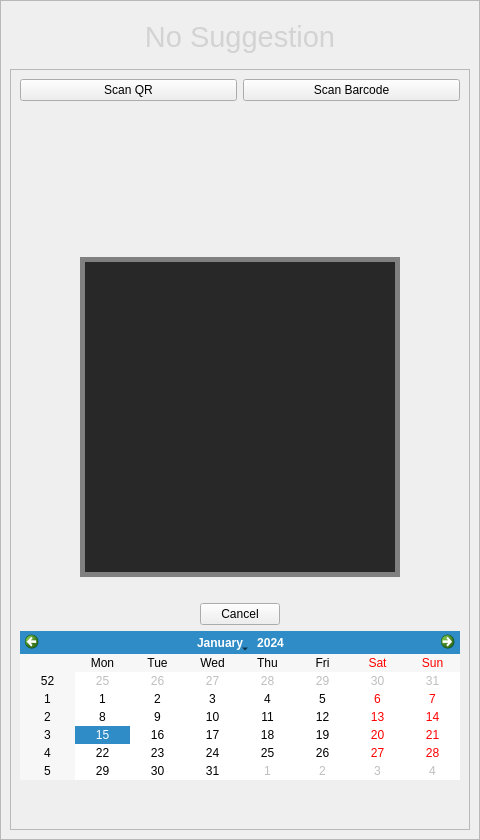
<?xml version="1.0" encoding="UTF-8"?>
<ui version="4.0">
 <class>AssistantWindow</class>
 <widget class="QMainWindow" name="AssistantWindow">
  <property name="geometry">
   <rect>
    <x>0</x>
    <y>0</y>
    <width>480</width>
    <height>840</height>
   </rect>
  </property>
  <property name="windowTitle">
   <string>Assistant</string>
  </property>
  <widget class="QWidget" name="centralwidget">
   <layout class="QVBoxLayout" name="verticalLayout">
    <property name="leftMargin">
     <number>0</number>
    </property>
    <property name="topMargin">
     <number>0</number>
    </property>
    <property name="rightMargin">
     <number>0</number>
    </property>
    <property name="bottomMargin">
     <number>0</number>
    </property>
    <item>
     <widget class="QScrollArea" name="scrollArea">
      <property name="widgetResizable">
       <bool>true</bool>
      </property>
      <widget class="QWidget" name="scrollAreaWidgetContents">
       <property name="geometry">
        <rect>
         <x>0</x>
         <y>-52</y>
         <width>457</width>
         <height>909</height>
        </rect>
       </property>
       <layout class="QVBoxLayout" name="verticalLayout_2">
        <item>
         <widget class="QLabel" name="idle_label">
          <property name="sizePolicy">
           <sizepolicy hsizetype="Preferred" vsizetype="Expanding">
            <horstretch>0</horstretch>
            <verstretch>0</verstretch>
           </sizepolicy>
          </property>
          <property name="font">
           <font>
            <family>MS Sans Serif</family>
            <pointsize>22</pointsize>
           </font>
          </property>
          <property name="styleSheet">
           <string notr="true">color:lightgray</string>
          </property>
          <property name="text">
           <string>No Suggestion</string>
          </property>
          <property name="alignment">
           <set>Qt::AlignCenter</set>
          </property>
         </widget>
        </item>
        <item>
         <widget class="QFrame" name="frame">
          <property name="frameShape">
           <enum>QFrame::StyledPanel</enum>
          </property>
          <property name="frameShadow">
           <enum>QFrame::Raised</enum>
          </property>
          <layout class="QVBoxLayout" name="verticalLayout_4">
           <item>
            <layout class="QHBoxLayout" name="horizontalLayout">
             <item>
              <widget class="QPushButton" name="qr_button">
               <property name="text">
                <string>Scan QR</string>
               </property>
              </widget>
             </item>
             <item>
              <widget class="QPushButton" name="barcode_button">
               <property name="text">
                <string>Scan Barcode</string>
               </property>
              </widget>
             </item>
            </layout>
           </item>
           <item>
            <layout class="QHBoxLayout" name="horizontalLayout_2">
             <property name="topMargin">
              <number>150</number>
             </property>
             <item>
              <widget class="QLabel" name="imshow">
               <property name="sizePolicy">
                <sizepolicy hsizetype="Fixed" vsizetype="Fixed">
                 <horstretch>0</horstretch>
                 <verstretch>0</verstretch>
                </sizepolicy>
               </property>
               <property name="minimumSize">
                <size>
                 <width>320</width>
                 <height>320</height>
                </size>
               </property>
               <property name="styleSheet">
                <string notr="true">background:#282828; border: 5px solid gray;</string>
               </property>
               <property name="text">
                <string/>
               </property>
              </widget>
             </item>
            </layout>
           </item>
           <item>
            <layout class="QHBoxLayout" name="horizontalLayout_3">
             <property name="topMargin">
              <number>20</number>
             </property>
             <item>
              <widget class="QPushButton" name="cancel_button">
               <property name="sizePolicy">
                <sizepolicy hsizetype="Fixed" vsizetype="Fixed">
                 <horstretch>0</horstretch>
                 <verstretch>0</verstretch>
                </sizepolicy>
               </property>
               <property name="text">
                <string>Cancel</string>
               </property>
              </widget>
             </item>
            </layout>
           </item>
           <item>
            <widget class="QCalendarWidget" name="calendarWidget"/>
           </item>
           <item>
            <spacer name="verticalSpacer">
             <property name="orientation">
              <enum>Qt::Vertical</enum>
             </property>
             <property name="sizeHint" stdset="0">
              <size>
               <width>20</width>
               <height>40</height>
              </size>
             </property>
            </spacer>
           </item>
          </layout>
         </widget>
        </item>
       </layout>
      </widget>
     </widget>
    </item>
   </layout>
  </widget>
 </widget>
 <resources/>
 <connections/>
</ui>
